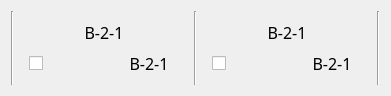
   <widget class="QWidget" name="horizontalWidget_2" native="true">
    <property name="geometry">
     <rect>
      <x>879</x>
      <y>870</y>
      <width>391</width>
      <height>64</height>
     </rect>
    </property>
    <layout class="QHBoxLayout" name="horizontalLayout_24">
     <item>
      <widget class="Line" name="line_49">
       <property name="orientation">
        <enum>Qt::Vertical</enum>
       </property>
      </widget>
     </item>
     <item>
      <widget class="QWidget" name="gridWidget_15" native="true">
       <layout class="QGridLayout" name="gridLayout_18">
        <item row="0" column="0">
         <layout class="QHBoxLayout" name="horizontalLayout_29">
          <item>
           <spacer name="horizontalSpacer_15">
            <property name="orientation">
             <enum>Qt::Horizontal</enum>
            </property>
            <property name="sizeHint" stdset="0">
             <size>
              <width>40</width>
              <height>20</height>
             </size>
            </property>
           </spacer>
          </item>
          <item>
           <widget class="QLabel" name="label1_153">
            <property name="minimumSize">
             <size>
              <width>60</width>
              <height>25</height>
             </size>
            </property>
            <property name="maximumSize">
             <size>
              <width>60</width>
              <height>25</height>
             </size>
            </property>
            <property name="font">
             <font>
              <family>黑体</family>
              <pointsize>12</pointsize>
             </font>
            </property>
            <property name="text">
             <string>B-2-1</string>
            </property>
            <property name="alignment">
             <set>Qt::AlignCenter</set>
            </property>
           </widget>
          </item>
          <item>
           <spacer name="horizontalSpacer_22">
            <property name="orientation">
             <enum>Qt::Horizontal</enum>
            </property>
            <property name="sizeHint" stdset="0">
             <size>
              <width>40</width>
              <height>20</height>
             </size>
            </property>
           </spacer>
          </item>
         </layout>
        </item>
        <item row="1" column="0">
         <layout class="QHBoxLayout" name="horizontalLayout_30">
          <item>
           <widget class="QCheckBox" name="checkBox_35">
            <property name="maximumSize">
             <size>
              <width>16777215</width>
              <height>30</height>
             </size>
            </property>
            <property name="styleSheet">
             <string notr="true">QCheckBox::indicator:unchecked {
width:80px;height:25px; image:url(:/img/Off.png);
}
QCheckBox::indicator:checked {
width:80px;height:25px; image:url(:/img/On.png);
}</string>
            </property>
            <property name="text">
             <string/>
            </property>
           </widget>
          </item>
          <item>
           <widget class="QLabel" name="label1_154">
            <property name="minimumSize">
             <size>
              <width>60</width>
              <height>25</height>
             </size>
            </property>
            <property name="maximumSize">
             <size>
              <width>60</width>
              <height>25</height>
             </size>
            </property>
            <property name="font">
             <font>
              <family>黑体</family>
              <pointsize>12</pointsize>
             </font>
            </property>
            <property name="text">
             <string>B-2-1</string>
            </property>
            <property name="alignment">
             <set>Qt::AlignCenter</set>
            </property>
           </widget>
          </item>
         </layout>
        </item>
       </layout>
      </widget>
     </item>
     <item>
      <widget class="Line" name="line_47">
       <property name="orientation">
        <enum>Qt::Vertical</enum>
       </property>
      </widget>
     </item>
     <item>
      <widget class="QWidget" name="gridWidget_17" native="true">
       <layout class="QGridLayout" name="gridLayout_20">
        <item row="0" column="0">
         <layout class="QHBoxLayout" name="horizontalLayout_40">
          <item>
           <spacer name="horizontalSpacer_50">
            <property name="orientation">
             <enum>Qt::Horizontal</enum>
            </property>
            <property name="sizeHint" stdset="0">
             <size>
              <width>40</width>
              <height>20</height>
             </size>
            </property>
           </spacer>
          </item>
          <item>
           <widget class="QLabel" name="label1_157">
            <property name="minimumSize">
             <size>
              <width>60</width>
              <height>25</height>
             </size>
            </property>
            <property name="maximumSize">
             <size>
              <width>60</width>
              <height>25</height>
             </size>
            </property>
            <property name="font">
             <font>
              <family>黑体</family>
              <pointsize>12</pointsize>
             </font>
            </property>
            <property name="text">
             <string>B-2-1</string>
            </property>
            <property name="alignment">
             <set>Qt::AlignCenter</set>
            </property>
           </widget>
          </item>
          <item>
           <spacer name="horizontalSpacer_51">
            <property name="orientation">
             <enum>Qt::Horizontal</enum>
            </property>
            <property name="sizeHint" stdset="0">
             <size>
              <width>40</width>
              <height>20</height>
             </size>
            </property>
           </spacer>
          </item>
         </layout>
        </item>
        <item row="1" column="0">
         <layout class="QHBoxLayout" name="horizontalLayout_41">
          <item>
           <widget class="QCheckBox" name="checkBox_37">
            <property name="maximumSize">
             <size>
              <width>16777215</width>
              <height>30</height>
             </size>
            </property>
            <property name="styleSheet">
             <string notr="true">QCheckBox::indicator:unchecked {
width:80px;height:25px; image:url(:/img/Off.png);
}
QCheckBox::indicator:checked {
width:80px;height:25px; image:url(:/img/On.png);
}</string>
            </property>
            <property name="text">
             <string/>
            </property>
           </widget>
          </item>
          <item>
           <widget class="QLabel" name="label1_158">
            <property name="minimumSize">
             <size>
              <width>60</width>
              <height>25</height>
             </size>
            </property>
            <property name="maximumSize">
             <size>
              <width>60</width>
              <height>25</height>
             </size>
            </property>
            <property name="font">
             <font>
              <family>黑体</family>
              <pointsize>12</pointsize>
             </font>
            </property>
            <property name="text">
             <string>B-2-1</string>
            </property>
            <property name="alignment">
             <set>Qt::AlignCenter</set>
            </property>
           </widget>
          </item>
         </layout>
        </item>
       </layout>
      </widget>
     </item>
     <item>
      <widget class="Line" name="line_48">
       <property name="orientation">
        <enum>Qt::Vertical</enum>
       </property>
      </widget>
     </item>
    </layout>
   </widget>
